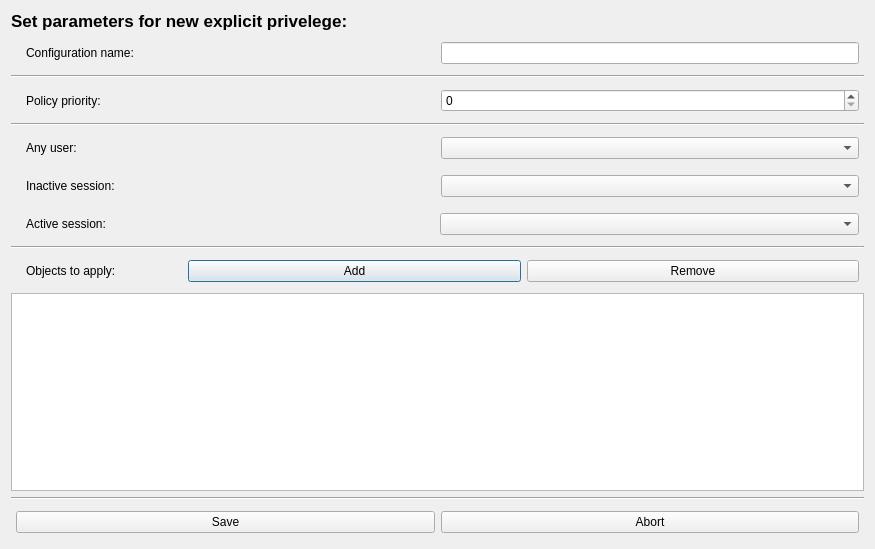
<?xml version="1.0" encoding="UTF-8"?>
<ui version="4.0">
 <class>Dialog</class>
 <widget class="QDialog" name="Dialog">
  <property name="geometry">
   <rect>
    <x>0</x>
    <y>0</y>
    <width>875</width>
    <height>549</height>
   </rect>
  </property>
  <property name="windowTitle">
   <string>Add explicit privelege</string>
  </property>
  <layout class="QGridLayout" name="gridLayout" rowminimumheight="0,0,0,0,0,0,0,0,0,0,0,0,0,0">
   <item row="0" column="0">
    <widget class="QLabel" name="dialog_label">
     <property name="font">
      <font>
       <pointsize>13</pointsize>
       <bold>true</bold>
      </font>
     </property>
     <property name="text">
      <string>Set parameters for new explicit privelege:</string>
     </property>
     <property name="margin">
      <number>5</number>
     </property>
     <property name="indent">
      <number>-1</number>
     </property>
    </widget>
   </item>
   <item row="10" column="0">
    <layout class="QHBoxLayout" name="manage_h_layout" stretch="1,2,2">
     <property name="leftMargin">
      <number>5</number>
     </property>
     <property name="topMargin">
      <number>5</number>
     </property>
     <property name="rightMargin">
      <number>5</number>
     </property>
     <property name="bottomMargin">
      <number>5</number>
     </property>
     <item>
      <widget class="QLabel" name="manage_label">
       <property name="text">
        <string>Objects to apply:</string>
       </property>
       <property name="indent">
        <number>10</number>
       </property>
      </widget>
     </item>
     <item>
      <widget class="QPushButton" name="add_button">
       <property name="text">
        <string>Add</string>
       </property>
       <property name="icon">
        <iconset resource="../resources/resources.qrc">
         <normaloff>:/resources/add.png</normaloff>:/resources/add.png</iconset>
       </property>
      </widget>
     </item>
     <item>
      <widget class="QPushButton" name="remove_button">
       <property name="text">
        <string>Remove</string>
       </property>
       <property name="icon">
        <iconset resource="../resources/resources.qrc">
         <normaloff>:/resources/remove.png</normaloff>:/resources/remove.png</iconset>
       </property>
       <property name="iconSize">
        <size>
         <width>16</width>
         <height>16</height>
        </size>
       </property>
      </widget>
     </item>
    </layout>
   </item>
   <item row="3" column="0">
    <layout class="QHBoxLayout" name="priority_h_layout">
     <property name="leftMargin">
      <number>5</number>
     </property>
     <property name="topMargin">
      <number>5</number>
     </property>
     <property name="rightMargin">
      <number>5</number>
     </property>
     <property name="bottomMargin">
      <number>5</number>
     </property>
     <item>
      <widget class="QLabel" name="priority_label">
       <property name="text">
        <string>Policy priority:</string>
       </property>
       <property name="indent">
        <number>10</number>
       </property>
      </widget>
     </item>
     <item>
      <widget class="QSpinBox" name="priority_spinbox"/>
     </item>
    </layout>
   </item>
   <item row="4" column="0">
    <widget class="Line" name="line_2">
     <property name="orientation">
      <enum>Qt::Horizontal</enum>
     </property>
    </widget>
   </item>
   <item row="13" column="0">
    <layout class="QHBoxLayout" name="buttons_h_layout" stretch="1,1">
     <property name="leftMargin">
      <number>5</number>
     </property>
     <property name="topMargin">
      <number>5</number>
     </property>
     <property name="rightMargin">
      <number>5</number>
     </property>
     <property name="bottomMargin">
      <number>5</number>
     </property>
     <item>
      <widget class="QPushButton" name="save_button">
       <property name="text">
        <string>Save</string>
       </property>
       <property name="icon">
        <iconset resource="../resources/resources.qrc">
         <normaloff>:/resources/save.png</normaloff>:/resources/save.png</iconset>
       </property>
      </widget>
     </item>
     <item>
      <widget class="QPushButton" name="abort_button">
       <property name="text">
        <string>Abort</string>
       </property>
       <property name="icon">
        <iconset resource="../resources/resources.qrc">
         <normaloff>:/resources/cancel.png</normaloff>:/resources/cancel.png</iconset>
       </property>
      </widget>
     </item>
    </layout>
   </item>
   <item row="2" column="0">
    <widget class="Line" name="line">
     <property name="orientation">
      <enum>Qt::Horizontal</enum>
     </property>
    </widget>
   </item>
   <item row="1" column="0">
    <layout class="QHBoxLayout" name="name_h_layout" stretch="1,1">
     <property name="leftMargin">
      <number>5</number>
     </property>
     <property name="topMargin">
      <number>5</number>
     </property>
     <property name="rightMargin">
      <number>5</number>
     </property>
     <property name="bottomMargin">
      <number>5</number>
     </property>
     <item>
      <widget class="QLabel" name="name_label">
       <property name="text">
        <string>Configuration name:</string>
       </property>
       <property name="indent">
        <number>10</number>
       </property>
      </widget>
     </item>
     <item>
      <widget class="QLineEdit" name="name_line_edit"/>
     </item>
    </layout>
   </item>
   <item row="8" column="0">
    <layout class="QHBoxLayout" name="active_sess_h_layout" stretch="1,1">
     <property name="spacing">
      <number>5</number>
     </property>
     <property name="leftMargin">
      <number>5</number>
     </property>
     <property name="topMargin">
      <number>5</number>
     </property>
     <property name="rightMargin">
      <number>5</number>
     </property>
     <property name="bottomMargin">
      <number>5</number>
     </property>
     <item>
      <widget class="QLabel" name="active_sess_label">
       <property name="text">
        <string>Active session:</string>
       </property>
       <property name="indent">
        <number>10</number>
       </property>
      </widget>
     </item>
     <item>
      <widget class="QComboBox" name="active_sess_combobox"/>
     </item>
    </layout>
   </item>
   <item row="12" column="0">
    <widget class="Line" name="line_4">
     <property name="orientation">
      <enum>Qt::Horizontal</enum>
     </property>
    </widget>
   </item>
   <item row="9" column="0">
    <widget class="Line" name="line_3">
     <property name="orientation">
      <enum>Qt::Horizontal</enum>
     </property>
    </widget>
   </item>
   <item row="6" column="0">
    <layout class="QHBoxLayout" name="any_user_h_layout" stretch="1,1">
     <property name="leftMargin">
      <number>5</number>
     </property>
     <property name="topMargin">
      <number>5</number>
     </property>
     <property name="rightMargin">
      <number>5</number>
     </property>
     <property name="bottomMargin">
      <number>5</number>
     </property>
     <item>
      <widget class="QLabel" name="any_user_label">
       <property name="text">
        <string>Any user:</string>
       </property>
       <property name="indent">
        <number>10</number>
       </property>
      </widget>
     </item>
     <item>
      <widget class="QComboBox" name="any_user_combobox"/>
     </item>
    </layout>
   </item>
   <item row="7" column="0">
    <layout class="QHBoxLayout" name="inactive_sess_h_layout">
     <property name="leftMargin">
      <number>5</number>
     </property>
     <property name="topMargin">
      <number>5</number>
     </property>
     <property name="rightMargin">
      <number>5</number>
     </property>
     <property name="bottomMargin">
      <number>5</number>
     </property>
     <item>
      <widget class="QLabel" name="inactive_sess_label">
       <property name="text">
        <string>Inactive session:</string>
       </property>
       <property name="indent">
        <number>10</number>
       </property>
      </widget>
     </item>
     <item>
      <widget class="QComboBox" name="inactive_sess_combobox"/>
     </item>
    </layout>
   </item>
   <item row="11" column="0">
    <widget class="QListWidget" name="objects_list_view">
     <property name="editTriggers">
      <set>QAbstractItemView::NoEditTriggers</set>
     </property>
     <property name="selectionBehavior">
      <enum>QAbstractItemView::SelectRows</enum>
     </property>
     <property name="iconSize">
      <size>
       <width>16</width>
       <height>16</height>
      </size>
     </property>
    </widget>
   </item>
  </layout>
 </widget>
 <resources>
  <include location="../resources/resources.qrc"/>
 </resources>
 <connections/>
</ui>
